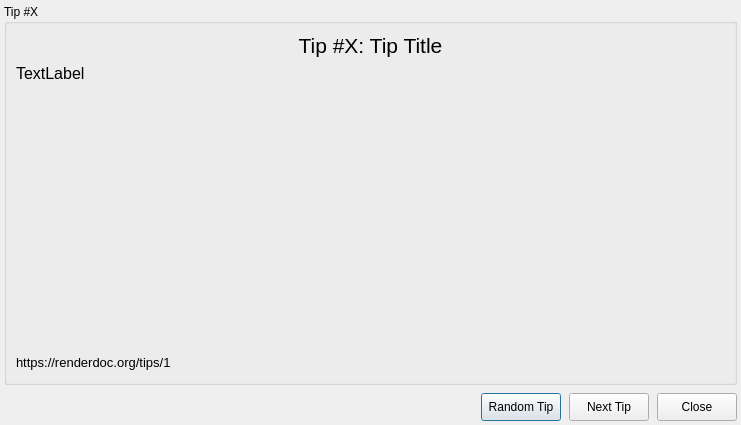
<?xml version="1.0" encoding="UTF-8"?>
<ui version="4.0">
 <class>TipsDialog</class>
 <widget class="QDialog" name="TipsDialog">
  <property name="windowModality">
   <enum>Qt::NonModal</enum>
  </property>
  <property name="geometry">
   <rect>
    <x>0</x>
    <y>0</y>
    <width>751</width>
    <height>442</height>
   </rect>
  </property>
  <property name="sizePolicy">
   <sizepolicy hsizetype="Fixed" vsizetype="Fixed">
    <horstretch>0</horstretch>
    <verstretch>0</verstretch>
   </sizepolicy>
  </property>
  <property name="contextMenuPolicy">
   <enum>Qt::DefaultContextMenu</enum>
  </property>
  <property name="windowTitle">
   <string>ReconDuck Tips</string>
  </property>
  <layout class="QVBoxLayout" name="verticalLayout_2">
   <property name="spacing">
    <number>8</number>
   </property>
   <property name="sizeConstraint">
    <enum>QLayout::SetFixedSize</enum>
   </property>
   <property name="leftMargin">
    <number>4</number>
   </property>
   <property name="topMargin">
    <number>4</number>
   </property>
   <property name="rightMargin">
    <number>4</number>
   </property>
   <property name="bottomMargin">
    <number>4</number>
   </property>
   <item alignment="Qt::AlignHCenter">
    <widget class="QGroupBox" name="tipsGroupBox">
     <property name="sizePolicy">
      <sizepolicy hsizetype="Fixed" vsizetype="Fixed">
       <horstretch>0</horstretch>
       <verstretch>0</verstretch>
      </sizepolicy>
     </property>
     <property name="minimumSize">
      <size>
       <width>725</width>
       <height>351</height>
      </size>
     </property>
     <property name="font">
      <font>
       <pointsize>9</pointsize>
      </font>
     </property>
     <property name="title">
      <string>Tip #X</string>
     </property>
     <layout class="QVBoxLayout" name="verticalLayout">
      <property name="sizeConstraint">
       <enum>QLayout::SetFixedSize</enum>
      </property>
      <item>
       <layout class="QHBoxLayout" name="horizontalLayout_3">
        <property name="sizeConstraint">
         <enum>QLayout::SetFixedSize</enum>
        </property>
        <item>
         <widget class="QLabel" name="titleLabel">
          <property name="sizePolicy">
           <sizepolicy hsizetype="Minimum" vsizetype="Fixed">
            <horstretch>0</horstretch>
            <verstretch>0</verstretch>
           </sizepolicy>
          </property>
          <property name="font">
           <font>
            <pointsize>16</pointsize>
           </font>
          </property>
          <property name="text">
           <string>Tip #X: Tip Title</string>
          </property>
          <property name="alignment">
           <set>Qt::AlignCenter</set>
          </property>
         </widget>
        </item>
       </layout>
      </item>
      <item>
       <widget class="QLabel" name="tipTextLabel">
        <property name="sizePolicy">
         <sizepolicy hsizetype="Fixed" vsizetype="Fixed">
          <horstretch>0</horstretch>
          <verstretch>0</verstretch>
         </sizepolicy>
        </property>
        <property name="minimumSize">
         <size>
          <width>709</width>
          <height>283</height>
         </size>
        </property>
        <property name="font">
         <font>
          <pointsize>12</pointsize>
         </font>
        </property>
        <property name="text">
         <string>TextLabel</string>
        </property>
        <property name="alignment">
         <set>Qt::AlignLeading|Qt::AlignLeft|Qt::AlignTop</set>
        </property>
        <property name="wordWrap">
         <bool>true</bool>
        </property>
       </widget>
      </item>
      <item>
       <layout class="QHBoxLayout" name="horizontalLayout_2" stretch="0,0">
        <property name="spacing">
         <number>7</number>
        </property>
        <property name="sizeConstraint">
         <enum>QLayout::SetMaximumSize</enum>
        </property>
        <item>
         <widget class="QLabel" name="tipUrlLabel">
          <property name="sizePolicy">
           <sizepolicy hsizetype="Preferred" vsizetype="Maximum">
            <horstretch>0</horstretch>
            <verstretch>0</verstretch>
           </sizepolicy>
          </property>
          <property name="font">
           <font>
            <pointsize>10</pointsize>
           </font>
          </property>
          <property name="text">
           <string>https://renderdoc.org/tips/1</string>
          </property>
          <property name="textFormat">
           <enum>Qt::RichText</enum>
          </property>
          <property name="openExternalLinks">
           <bool>true</bool>
          </property>
          <property name="textInteractionFlags">
           <set>Qt::TextBrowserInteraction</set>
          </property>
         </widget>
        </item>
        <item>
         <spacer name="horizontalSpacer_4">
          <property name="orientation">
           <enum>Qt::Horizontal</enum>
          </property>
          <property name="sizeHint" stdset="0">
           <size>
            <width>338</width>
            <height>20</height>
           </size>
          </property>
         </spacer>
        </item>
       </layout>
      </item>
     </layout>
    </widget>
   </item>
   <item>
    <layout class="QHBoxLayout" name="horizontalLayout">
     <property name="sizeConstraint">
      <enum>QLayout::SetFixedSize</enum>
     </property>
     <item>
      <spacer name="horizontalSpacer">
       <property name="orientation">
        <enum>Qt::Horizontal</enum>
       </property>
       <property name="sizeHint" stdset="0">
        <size>
         <width>308</width>
         <height>20</height>
        </size>
       </property>
      </spacer>
     </item>
     <item>
      <widget class="QPushButton" name="randomButton">
       <property name="sizePolicy">
        <sizepolicy hsizetype="Minimum" vsizetype="Fixed">
         <horstretch>0</horstretch>
         <verstretch>0</verstretch>
        </sizepolicy>
       </property>
       <property name="minimumSize">
        <size>
         <width>0</width>
         <height>28</height>
        </size>
       </property>
       <property name="maximumSize">
        <size>
         <width>16777215</width>
         <height>28</height>
        </size>
       </property>
       <property name="text">
        <string>Random Tip</string>
       </property>
      </widget>
     </item>
     <item>
      <widget class="QPushButton" name="nextButton">
       <property name="minimumSize">
        <size>
         <width>0</width>
         <height>28</height>
        </size>
       </property>
       <property name="maximumSize">
        <size>
         <width>16777215</width>
         <height>28</height>
        </size>
       </property>
       <property name="text">
        <string>Next Tip</string>
       </property>
      </widget>
     </item>
     <item>
      <widget class="QPushButton" name="closeButton">
       <property name="minimumSize">
        <size>
         <width>0</width>
         <height>28</height>
        </size>
       </property>
       <property name="maximumSize">
        <size>
         <width>16777215</width>
         <height>28</height>
        </size>
       </property>
       <property name="text">
        <string>Close</string>
       </property>
      </widget>
     </item>
    </layout>
   </item>
  </layout>
 </widget>
 <resources/>
 <connections/>
</ui>
